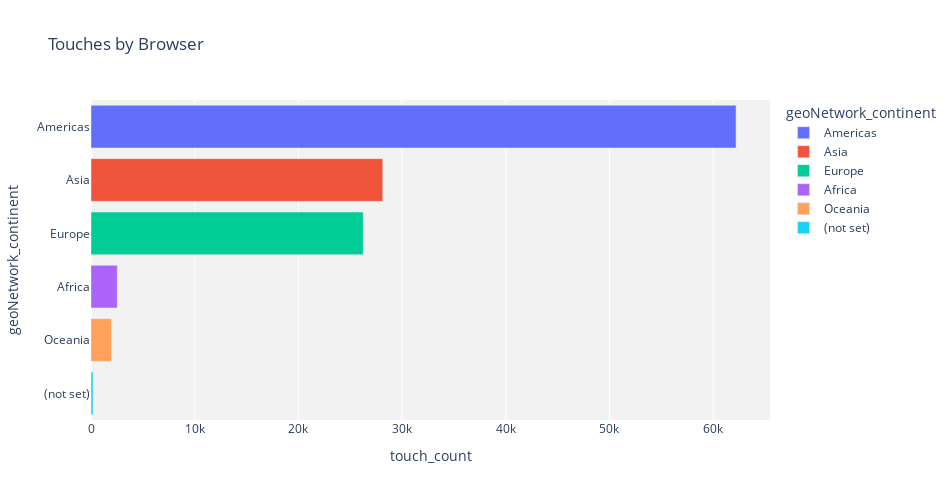

Here is the notebook cell this chart was saved with:
### Markdown cell above
**What are touchpoint counts by continent?**

### Code cell
## use visualization package to make a bar chart

bar_fig = px.bar(results_df
                 ,x='touch_count'
                 ,y='geoNetwork_continent'
                 ,title='Touches by Continent'
                 ,color='geoNetwork_continent'
                 )

bar_fig.update_layout(width=950
                      ,height=500
                      ,yaxis={'categoryorder': 'total ascending'}
                      ,plot_bgcolor='#f2f2f2') 

bar_fig.show()

### Figure 1 — Plotly figure (JSON) as saved in the notebook; plotly's stock layout.template omitted (floating-point values rounded to 4 significant figures)
{"data": [{"alignmentgroup": "True", "hovertemplate": "geoNetwork_continent=%{y}<br>touch_count=%{x}<extra></extra>", "legendgroup": "Americas", "marker": {"color": "#636efa", "pattern": {"shape": ""}}, "name": "Americas", "offsetgroup": "Americas", "orientation": "h", "showlegend": true, "textposition": "auto", "type": "bar", "x": [62206], "xaxis": "x", "y": ["Americas"], "yaxis": "y"}, {"alignmentgroup": "True", "hovertemplate": "geoNetwork_continent=%{y}<br>touch_count=%{x}<extra></extra>", "legendgroup": "Asia", "marker": {"color": "#EF553B", "pattern": {"shape": ""}}, "name": "Asia", "offsetgroup": "Asia", "orientation": "h", "showlegend": true, "textposition": "auto", "type": "bar", "x": [28133], "xaxis": "x", "y": ["Asia"], "yaxis": "y"}, {"alignmentgroup": "True", "hovertemplate": "geoNetwork_continent=%{y}<br>touch_count=%{x}<extra></extra>", "legendgroup": "Europe", "marker": {"color": "#00cc96", "pattern": {"shape": ""}}, "name": "Europe", "offsetgroup": "Europe", "orientation": "h", "showlegend": true, "textposition": "auto", "type": "bar", "x": [26249], "xaxis": "x", "y": ["Europe"], "yaxis": "y"}, {"alignmentgroup": "True", "hovertemplate": "geoNetwork_continent=%{y}<br>touch_count=%{x}<extra></extra>", "legendgroup": "Africa", "marker": {"color": "#ab63fa", "pattern": {"shape": ""}}, "name": "Africa", "offsetgroup": "Africa", "orientation": "h", "showlegend": true, "textposition": "auto", "type": "bar", "x": [2531], "xaxis": "x", "y": ["Africa"], "yaxis": "y"}, {"alignmentgroup": "True", "hovertemplate": "geoNetwork_continent=%{y}<br>touch_count=%{x}<extra></extra>", "legendgroup": "Oceania", "marker": {"color": "#FFA15A", "pattern": {"shape": ""}}, "name": "Oceania", "offsetgroup": "Oceania", "orientation": "h", "showlegend": true, "textposition": "auto", "type": "bar", "x": [1970], "xaxis": "x", "y": ["Oceania"], "yaxis": "y"}, {"alignmentgroup": "True", "hovertemplate": "geoNetwork_continent=%{y}<br>touch_count=%{x}<extra></extra>", "legendgroup": "(not set)", "marker": {"color": "#19d3f3", "pattern": {"shape": ""}}, "name": "(not set)", "offsetgroup": "(not set)", "orientation": "h", "showlegend": true, "textposition": "auto", "type": "bar", "x": [194], "xaxis": "x", "y": ["(not set)"], "yaxis": "y"}], "layout": {"barmode": "relative", "height": 500, "legend": {"title": {"text": "geoNetwork_continent"}, "tracegroupgap": 0}, "plot_bgcolor": "#f2f2f2", "title": {"text": "Touches by Browser"}, "width": 950, "xaxis": {"anchor": "y", "domain": [0, 1], "title": {"text": "touch_count"}}, "yaxis": {"anchor": "x", "categoryarray": ["(not set)", "Oceania", "Africa", "Europe", "Asia", "Americas"], "categoryorder": "total ascending", "domain": [0, 1], "title": {"text": "geoNetwork_continent"}}}}
